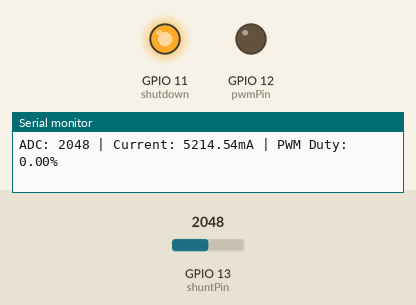
Simulated run of this program. Board: ESP32-S3. Parts: output pins drawn as LEDs (lit = HIGH), the last lines printed to the serial monitor. Inputs (shaded band) come from the test bench; at power-on: GPIO 13 (shuntPin) = 2048.

Above: at 1.2 s.
1.3 s: GPIO 13 (shuntPin) set to 491
At 1.46 s:
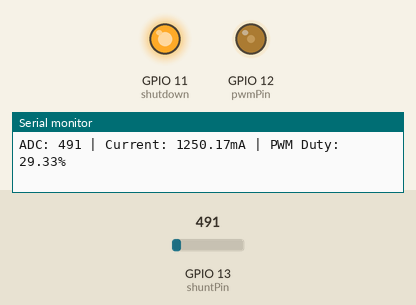
At 2.9 s:
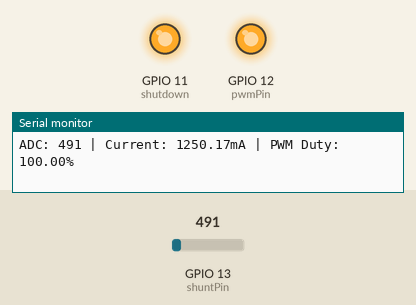
3.3 s: GPIO 13 (shuntPin) set to 2047
At 4.1 s:
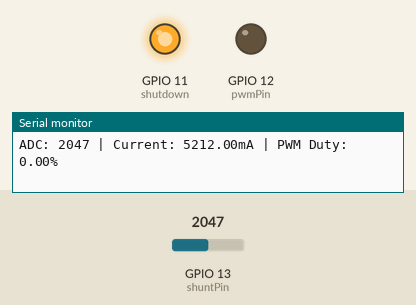
Timing chart, 0 to 6.3 s (numbered marks = the images above; inputs shaded):
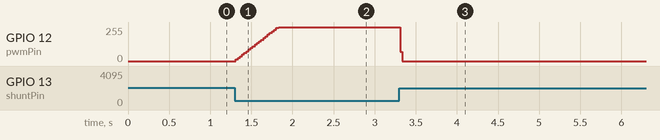

The program:

main.cpp
```cpp
#include <Arduino.h>

const int pwmPin = 12;
const int shutdown = 11;
const int shuntPin = 13;
const int freq = 50000;
const int ledChannel = 0;
const int resolution = 9;

// Regulator variabler
float targetCurrentMA = 1500.0; // ønsket strøm
float currentDuty = 255.0;
float Kp = 0.1; // styrke

void setup()
{
  Serial.begin(115200);
  pinMode(shutdown, OUTPUT);
  delay(10);
  digitalWrite(shutdown, HIGH);

  ledcSetup(ledChannel, freq, resolution);
  ledcAttachPin(pwmPin, ledChannel);

  analogSetAttenuation(ADC_0db);
}

void loop()
{
  long sum = 0;
  for (int i = 0; i < 50; i++)
  {
    sum += analogRead(shuntPin);
  }
  float adcAvg = sum / 50.0;

  float voltage = (adcAvg / 4095.0) * 1.1;
  float currentMA = (voltage / 0.1055) * 1000.0;

  float fejl = targetCurrentMA - currentMA;
  currentDuty += fejl * Kp;

  if (currentDuty > 511) currentDuty = 511;
  if (currentDuty < 0) currentDuty = 0;

  ledcWrite(ledChannel, (int)currentDuty);


  Serial.print("ADC: ");
  Serial.print(adcAvg, 0);
  Serial.print(" | Current: ");
  Serial.print(currentMA);
  Serial.print("mA | PWM Duty: ");
  Serial.print((currentDuty / 511.0) * 100);
  Serial.println("%");

  delay(20);
}
```

Measured:
- after the input at 1.3 s, GPIO 12 (pwmPin): moves from 0/255 to 255/255 over 0.52 s, starting at once
- after the input at 3.3 s, GPIO 12 (pwmPin): 255/255 → 0/255 at once
